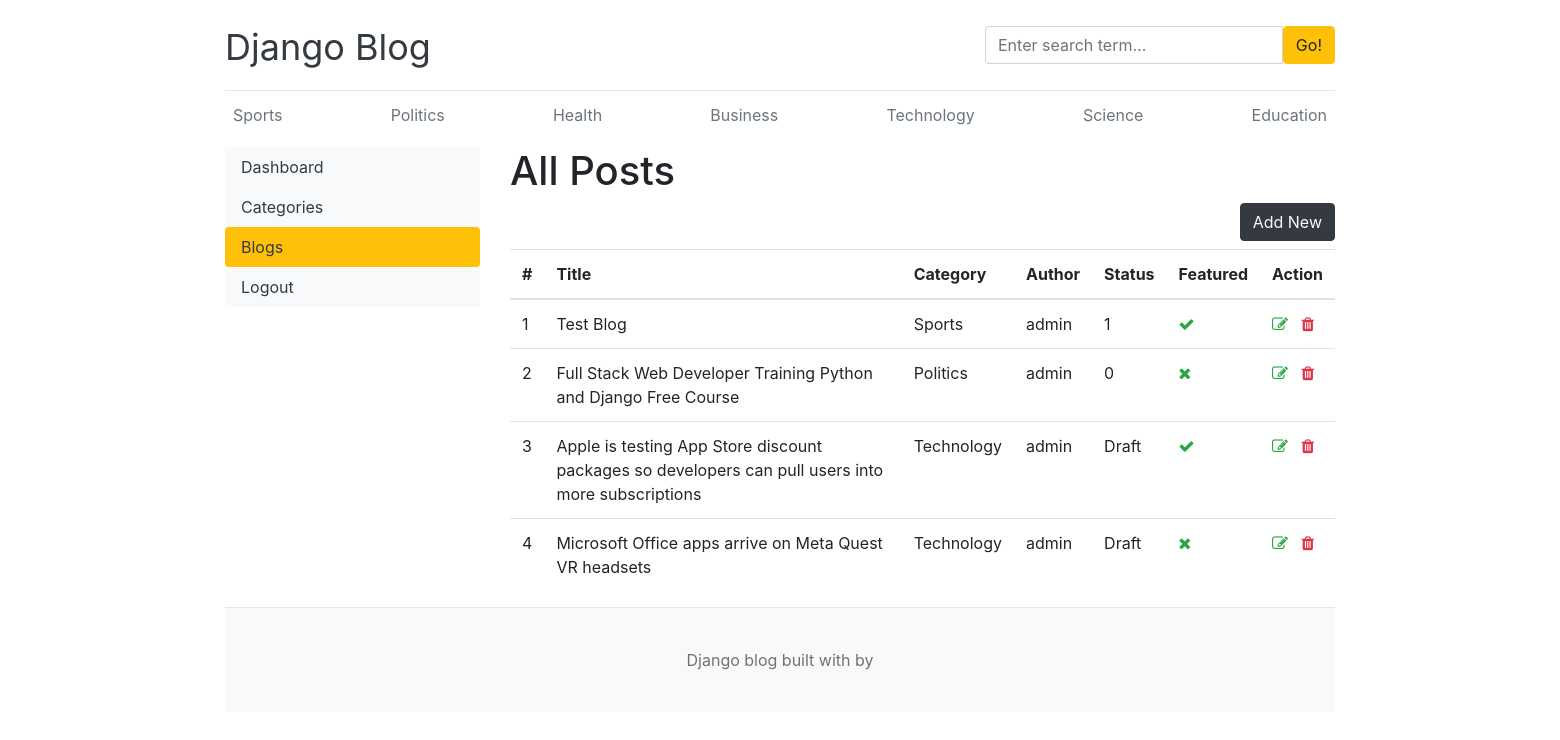
Before: /dashboard/posts/ with the older database file.
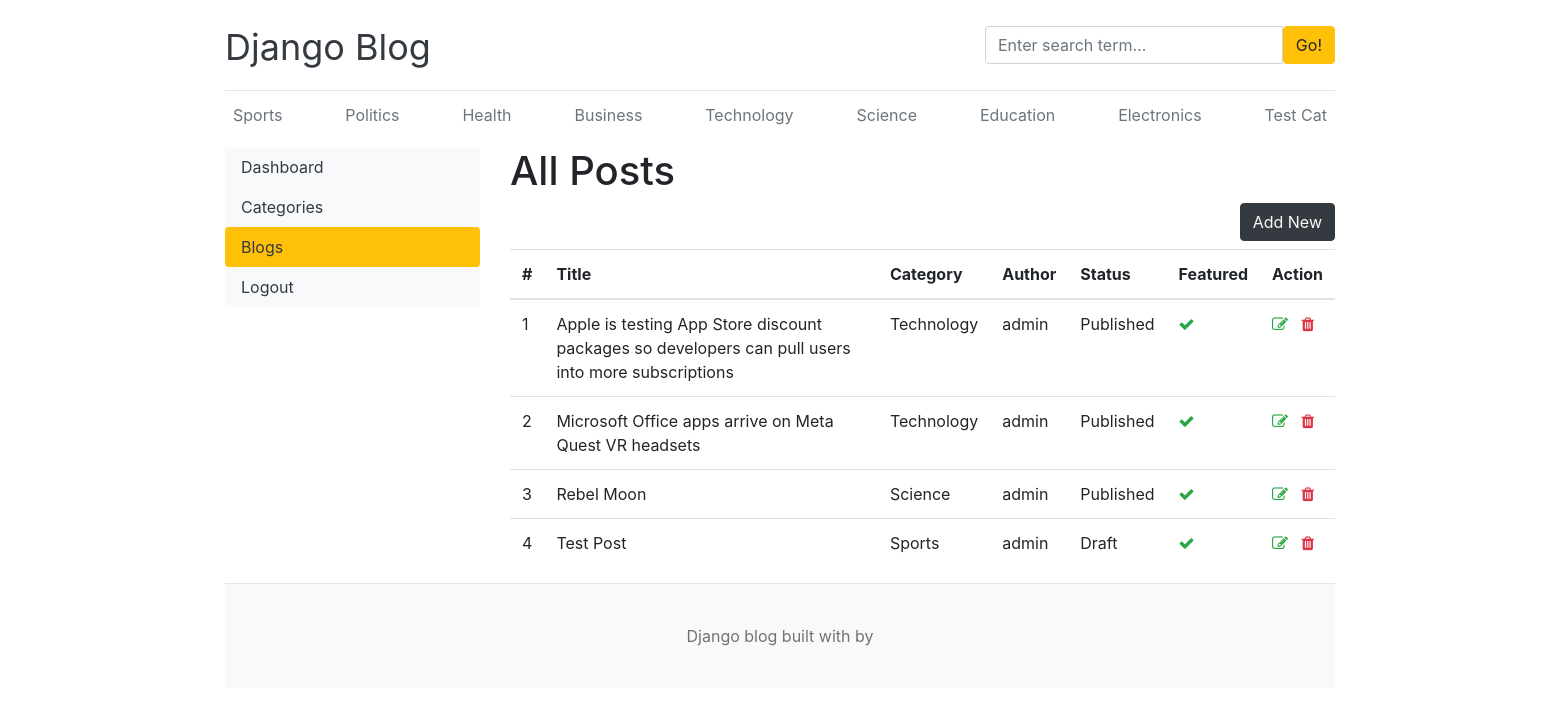
After: the same page with the newer database file.
### blogs/models.py (models this page shows, shortened)
class Category(models.Model):
    category_name = models.CharField(max_length=50, unique=True)
    created_at = models.DateTimeField(auto_now_add=True)
    updated_at = models.DateTimeField(auto_now=True)
    class Meta:
        verbose_name_plural = 'categories'
    def __str__(self) -> str:
        return self.category_name

class Blog(models.Model):
    title = models.CharField(max_length=100)
    slug = models.SlugField(max_length=150, unique=True)
    category = models.ForeignKey(Category, on_delete=models.CASCADE)
    author = models.ForeignKey(User, on_delete=models.CASCADE)
    featured_image = models.ImageField(upload_to='uploads/%Y%m%d')
    short_description = models.TextField(max_length=500)
    blog_body = models.TextField(max_length=2000)
    status = models.CharField(max_length=20, choices = STATUS_CHOICES, default = "Draft")
    is_featured = models.BooleanField(default=False)
    updated_at = models.DateTimeField(auto_now=True)
    created_at = models.DateTimeField(auto_now_add=True)

### dashboards/views.py (the view)
# urls.py: path('posts/', views.posts, name = "posts"),
def posts(request):
    posts = Blog.objects.all()
    context = {
        'posts': posts
    }
    return render(request, 'dashboard/posts.html', context)

### blogs/context_processors.py (called while the page is built)
def get_categories(request):
    categories = Category.objects.all()
    return dict(categories = categories)

def get_social_links(request):
    social_links = SocialLink.objects.all()
    return dict(social_links = social_links)

### templates/dashboard/posts.html (shortened to what this page needs)
{% extends "base.html" %}
{% block content %}
<div class = "row">
    {% include "dashboard/sidebar.html" %}
    <div class = "col-md-9">
        <h1>All Posts</h1>
        <a href = "{% url "add_post" %}" class="btn btn-dark text-light float-right mb-2">Add New</a>
        <table class="table table-hover">
            <thead>
              <tr>
                <th>#</th>
                <th>Title</th>
                <th>Category</th>
                <th>Author</th>
                <th>Status</th>
                <th>Featured</th>
                <th>Action</th>
              </tr>
            </thead>
            <tbody>
                {% for post in posts %}
              <tr>
                <td>{{forloop.counter}}</td>
                <td>{{post.title}}</td>
                <td>{{post.category}}</td>
                <td>{{post.author}}</td>
                <td>{{post.status}}</td>
                <td>
                {% if post.is_featured %}
                <i class = "fa fa-check text-success"></i>
                {% else %}
                <i class = "fa fa-times text-success"></i>
                {% endif %}
                </td>
                <td>
                    <a href="{% url "edit_post" post.id %}"><i class="fa fa-edit text-success"></i></a>
                    <a href="{% url "delete_post" post.id %}"><i class="fa fa-trash text-danger"></i></a>
                </td>
              </tr>
              {% endfor %}
            </tbody>
          </table>
    </div>
</div>
{% endblock %}

### templates/base.html (shortened to what this page needs)
{% load static %}
<!DOCTYPE html>
<html lang="en">
  <head>
    <link href="https://getbootstrap.com/docs/4.0/dist/css/bootstrap.min.css" rel="stylesheet">
    <link href="{% static 'css/blog.css' %}" rel="stylesheet">
    <link rel="stylesheet" href="https://cdnjs.cloudflare.com/ajax/libs/font-awesome/4.7.0/css/font-awesome.min.css">
  </head>
<body>
    <div class="container">
      <header class="blog-header py-3">
        <div class="row flex-nowrap justify-content-between align-items-center">
          <div class="col-8 pt-1">
            <a class="blog-header-logo text-dark" href="/">Django Blog</a>
          </div>
          <div class="col-4">
            <form action="{% url "search" %} method="GET">
              <div class="input-group">
                <input class="form-control" type="text" placeholder="Enter search term..." aria-label="Enter search term..." aria-describedby="button-search" />
                <button class="btn btn-warning" id="button-search" type="submit">Go!</button>
            </div>
            </form>
          </div>
          <div class="col-4 d-flex justify-content-end align-items-center">
          </div>
        </div>
      </header>
      <div class="nav-scroller py-1 mb-2">
        <nav class="nav d-flex justify-content-between">
          {% for cat in  categories %}
          <a class="p-2 text-muted" href="{% url 'posts_by_category' cat.id %}">{{cat.category_name}}</a>
          {% endfor %}
        </nav>
      </div>
{%block content %}
{%endblock%}
<footer class="blog-footer">
    <p>Django blog built with   by <a href="#"></a></p>
  </footer>
  </body>
  </html>

Changed rows visible on the page:
removed Blog: title "Test Blog", category "Sports", author "admin", status "1", is_featured True (drawn)
removed Blog: title "Full Stack Web Developer Training Python and Django Free Course", category "Politics", author "admin", status "0", is_featured False (drawn)
added Category: category_name "Electronics"
added Category: category_name "Test Cat"
changed Blog (number 1 of 4 on the later page): status "Draft" → "Published"
changed Blog "Microsoft Office apps arrive on Meta Quest VR headsets": status "Draft" → "Published"; is_featured False → True (drawn)
added Blog: title "Rebel Moon", category "Science", author "admin", status "Published", is_featured True (drawn)
added Blog: title "Test Post", category "Sports", author "admin", status "Draft", is_featured True (drawn)
